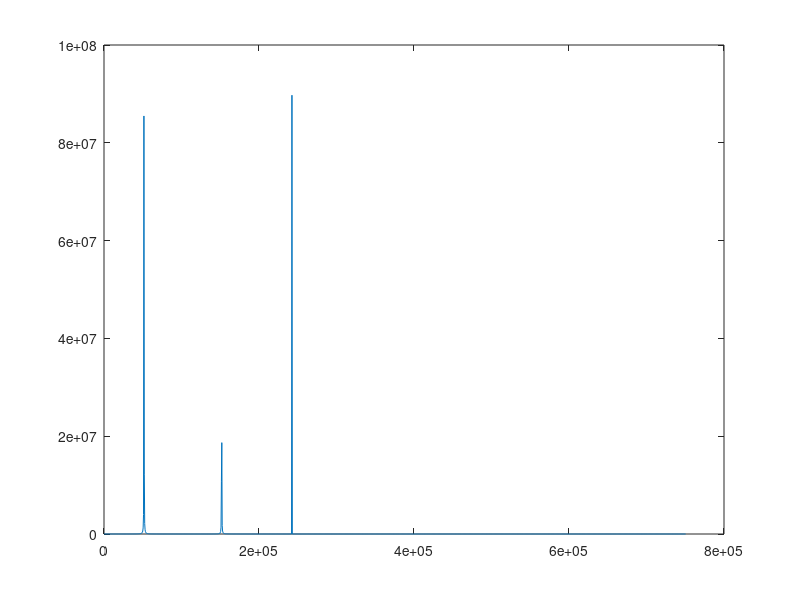

This chart was generated by the following MATLAB code: (Note: this script raises an error after producing the figure.)
Fs = 1000;
T = 1/Fs;
nyquist = Fs/2;
L = 3000;
t = (0:L-1) * T;
c = rand(3,1)*nyquist;
data = 4*cos(2*pi*c(1)*t) - 6*sin(2*pi*c(2)*t) + 2*cos(2*pi*c(2)*t) - 7*sin(2*pi*c(3)*t);
plot(t,data)

spec = fft(data);
plot(real(spec));
%hold on
plot(imag(spec),'r--');

power = abs(spec).^2;
plot(power);
freq = (0:L/2 + 1) * Fs/2;
plot(freq,power(1:L/2 + 2));
NEFT




